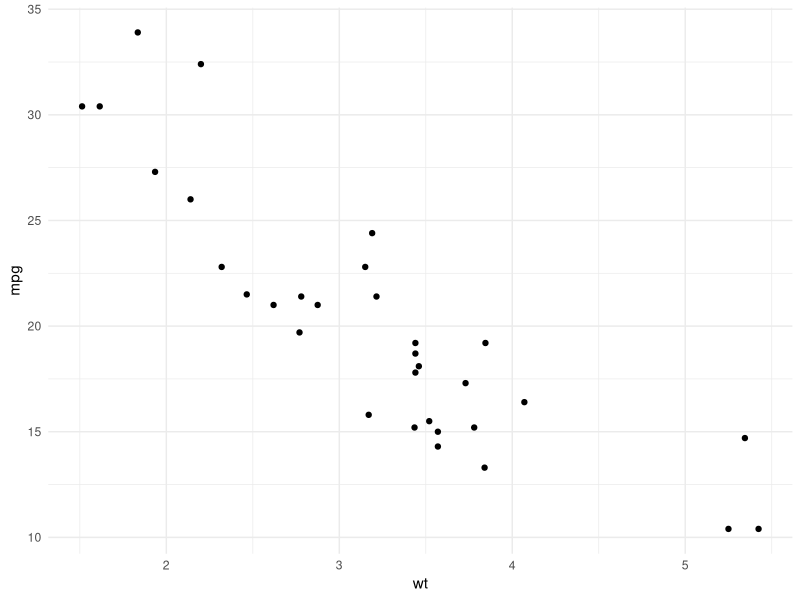
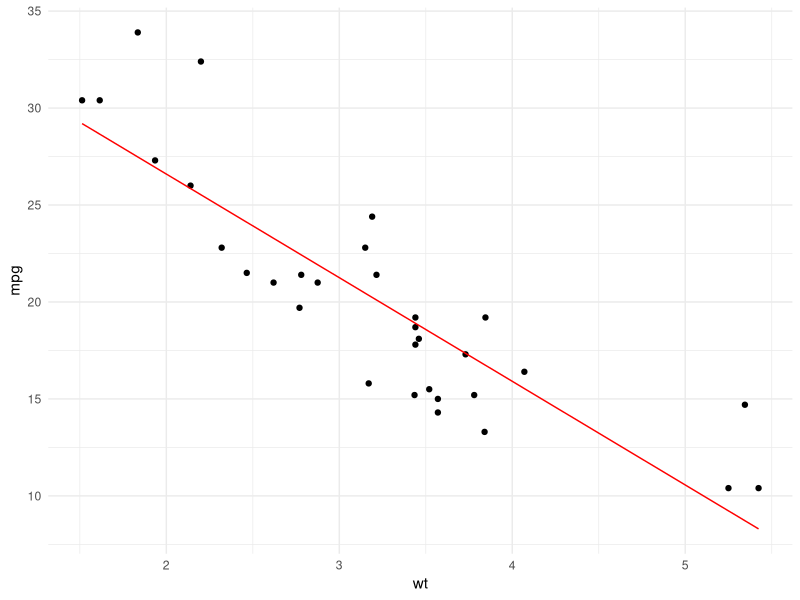
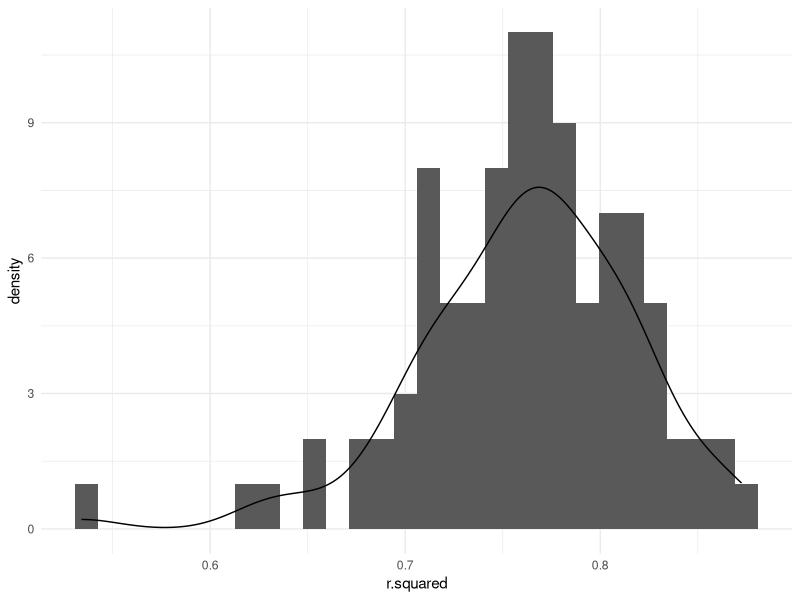

Reproduce these figures in R, in order. (Note: this script raises an error after producing the figures.)
## ---- chunk 1

library(tidyverse)
library(modelr)
library(broom)

## ---- chunk 2

ggplot(mtcars, aes(x = wt, y = mpg)) +
  geom_point() +
  theme_minimal()


## ---- chunk 3

mod <- lm(mpg ~ wt, data = mtcars)

mtcars %>%
  add_predictions(mod) %>%
  ggplot(aes(x = wt, y = mpg)) +
  geom_point() +
  geom_line(aes(y = pred), color = "red") +
  theme_minimal()

## ---- chunk 4

library(purrr)

resampled <-  mtcars %>%
  modelr::bootstrap(100) %>%
  mutate(models = map(strap, ~ lm(mpg ~ wt, data = .)))

head(resampled)
## ---- chunk 5

resampled_with_stats <- resampled %>% 
  mutate(tidy= map(models, broom::glance)) %>%
  unnest(tidy)

head(resampled_with_stats)

## ---- chunk 6

resampled_with_stats %>% 
  ggplot(aes(x = r.squared)) +
  geom_histogram() +
  geom_density() +
  theme_minimal()
  
## ---- chunk 7

mtcars %>%
  broom::bootstrap(100) %>%
  do(augment(lm(mpg ~ wt, data = .), .)) %>%
  ggplot(aes(x = wt, y = mpg)) +
  geom_line(aes(y = .fitted, group = replicate), color = "red", alpha = 0.1) +
    geom_point() +
  theme_minimal()

## ---- chunk 8

mtcars %>% 
  broom::bootstrap(100) %>%
  do(glance(cor.test(.$wt, .$mpg))) %>% 
  pull(estimate) %>%
  quantile(., probs = c(0.025, 0.975))

## ---- chunk 9

mtcars %>% 
  broom::bootstrap(100) %>%
  do(glance(cor.test(.$wt, .$mpg))) %>%
  ggplot(aes(estimate)) +
  geom_histogram() +
  theme_minimal()


## ---- chunk 10

permuted <- mtcars %>%
  modelr::permute(100, mpg) %>%
  mutate(models = map(perm, ~ lm(mpg ~ wt, data = .))) %>%
  mutate(tidy = map(models, broom::glance)) %>% 
  unnest(tidy)

head(permuted)

## ---- chunk 11

permuted %>%
  ggplot(aes(x = statistic)) +
  geom_histogram() +
  geom_density() +
  theme_minimal()

## ---- chunk 12

permuted %>%
  ggplot(aes(x = p.value)) +
  geom_histogram() +
  geom_density() +
  theme_minimal()

## ---- chunk 13

mod <- lm(mpg ~ wt, mtcars)

(mean(permuted$statistic > broom::glance(mod)$statistic) + 1) / 100

## ---- chunk 14

cor.test(mtcars$mpg, mtcars$wt)

## ---- chunk 15

mtcars %>%
  ggplot(aes(x = factor(am), y = wt)) +
  geom_boxplot() +
  theme_minimal()

## ---- chunk 16

t.test(wt ~ factor(am), data = mtcars)

## ---- chunk 17

# number of permutations
n <- 999

permuted <- mtcars %>%
  mutate(am = factor(am)) %>%
  modelr::permute(n, am) %>%
  mutate(models = map(perm, ~ t.test(wt ~ am, data = .))) %>%
  mutate(tidy = map(models, broom::glance)) %>% 
  unnest(tidy) 

observed <- broom::glance(t.test(wt ~ factor(am), data = mtcars))$estimate

ggplot(permuted, aes(x = estimate)) +
  geom_histogram() +
  geom_vline(xintercept = observed, color = "red") +
  theme_minimal()

mean(permuted$estimate) # around 0, as expected

mod <- t.test(wt ~ factor(am), data = mtcars)

(sum(abs(permuted$estimate) > ifelse(observed > 0, observed, -observed)) + 1) / (n+1)


## ---- chunk 18

# normal way

model <- aov(mpg ~ factor(cyl), data = mtcars)
summary(model)
aov(model)

require(magrittr)
broom::augment(model) %>%
  ggplot(aes(x = .resid)) +
  geom_histogram(aes(fill = factor.cyl.)) +
  ggtitle("histogram of residuals") +
  theme_minimal()


## ---- chunk 19

get_ss <- function(model) {
  anova(model)$`Sum Sq`[1]
}

permuted <- mtcars %>%
  mutate(cyl = factor(cyl)) %>%
  modelr::permute(999, cyl) %>%
  mutate(models = map(perm, ~ aov(mpg ~ cyl, data = .))) %>%
  mutate(tidy = map(models, broom::glance)) %>% 
  mutate(between_group_ss = map_dbl(models, get_ss)) %>%
  unnest(tidy) 

head(permuted)

## ---- chunk 20
# get actual between group SS
observed_ss <- anova(model)$`Sum Sq`[1]

# plot null distribution
ggplot(permuted, aes(x = between_group_ss)) +
  geom_histogram() +
  geom_vline(xintercept = observed_ss, color = "red") +
  theme_minimal()

## ---- chunk 21
# code goes here!
## ---- chunk 22

bootstrap_within_groups <- function(df, group, variable, replicates = 999, seed = NULL) {
  group_enquo <- enquo(group)
  variable_enquo <- enquo(variable)
  
  group_vector <- pull(df, !!group_enquo)
  variable_vector <- pull(df, !!variable_enquo)
  
  # subtract the mean of mpg from each group to simulate under H0 that there's no difference between the groups
  variable_vector <- variable_vector - ave(variable_vector, group_vector)
  
  
  # make sure there are only two groups
  stopifnot(length(levels(factor(group_vector))) == 2)
  
  get_diff <- function(var, grp) {
    split(var, grp) %>% 
      map(sample, replace = T) %>%
      map(mean) %>%
      unlist %>%
      Reduce(`-`, .)
  }
  
  if(!is.null(seed)) set.seed(seed)
  out <- replicate(replicates, get_diff(variable_vector, group_vector))
  
  data.frame(replicate = 1:replicates, mean_diff = out)
  
}

# define number of samples to draw 
n <- 9999

# get the observed difference
observed <- mtcars %>% split(.$am) %>% map(~ mean(.$mpg)) %>% unlist %>% Reduce(`-`, .)

booted <- mtcars %>% 
  nest %>%
  mutate(rep = map(data, 
                         bootstrap_within_groups, 
                         group = am, 
                         variable = mpg, 
                         replicates = n, 
                         seed = 10)) %>%
  unnest(rep) 

p <- (sum(abs(booted$mean_diff) > ifelse(observed > 0, observed, -observed)) + 1) / (n+1)

booted %>%
  ggplot(aes(x= mean_diff)) +
  geom_histogram() +
  geom_vline(xintercept = observed, color = "red") +
  theme_minimal() +
  ggtitle("null distribution and observed differences between groups", 
          subtitle = paste0("p = ", p))
  

## ---- chunk 23

t.test(mpg ~ am, data = mtcars)

